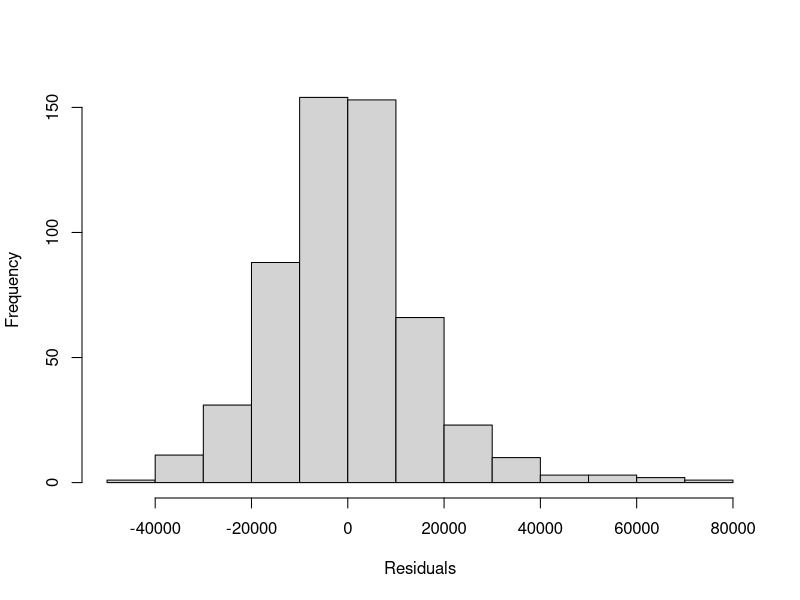
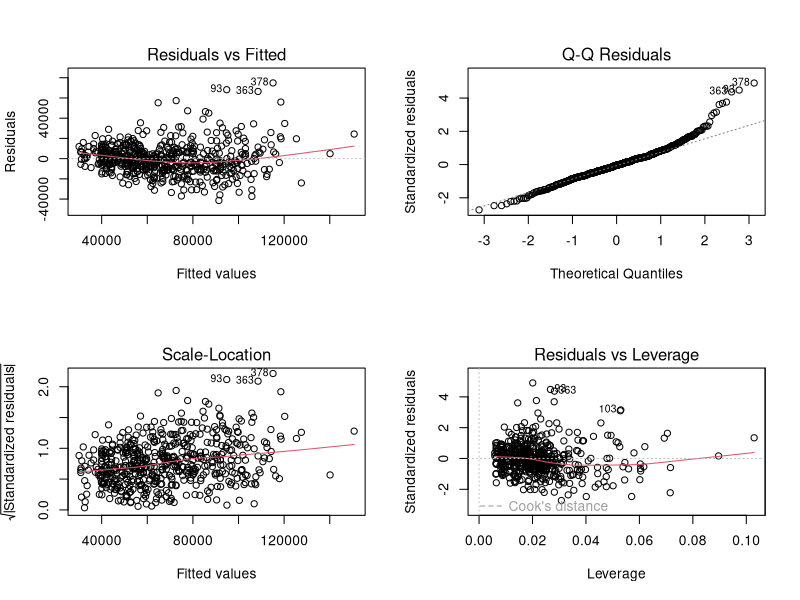
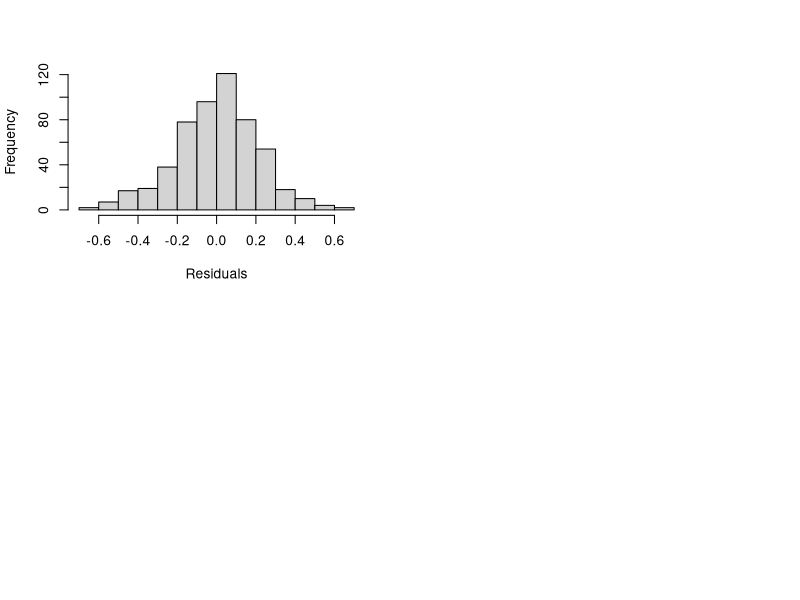
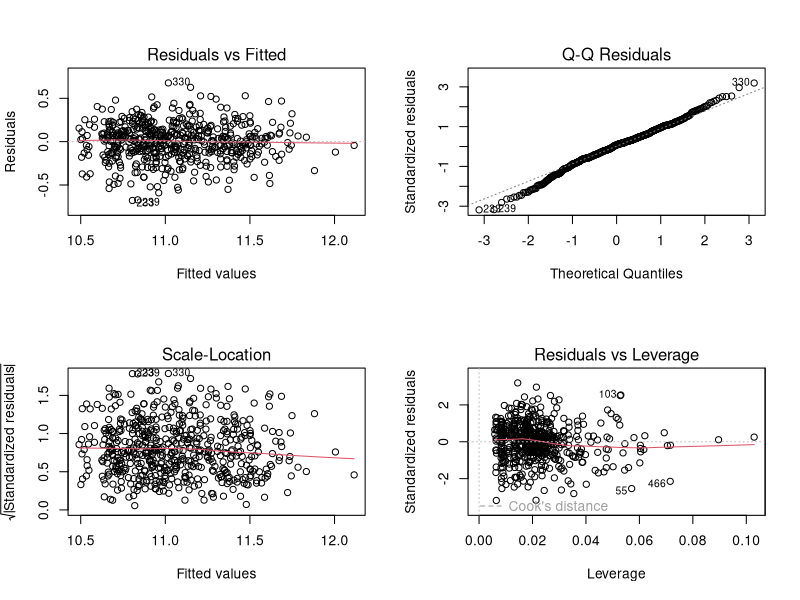

Source code (R) for these figures, in order:
## ---- chunk 1
library(tidyverse)
data <- read.csv2("Case_HousePrices-round1.txt", sep = "\t")
knitr::opts_chunk$set(echo = TRUE)
## ---- chunk 2
houses.lm <- lm("sell ~ lot + bdms + fb + sty + drv + rec + ffin + ghw + ca + gar + reg", data)
summary(houses.lm)
## ---- chunk 3
houses.res <- residuals.lm(houses.lm)
hist(houses.res, xlab = "Residuals", main = "")
## ---- chunk 4
par(mfrow = c(2, 2))
plot(houses.lm)
## ---- chunk 5
houses.lm <- lm("log(sell) ~ lot + bdms + fb + sty + drv + rec + ffin + ghw + ca + gar + reg", data)
summary(houses.lm)
## ---- chunk 6
houses.res <- residuals.lm(houses.lm)
hist(houses.res, xlab = "Residuals", main = "")
## ---- chunk 7
par(mfrow = c(2, 2))
plot(houses.lm)
## ---- chunk 8
houses.lm <- lm("log(sell) ~ log(lot) + bdms + fb + sty + drv + rec + ffin + ghw + ca + gar + reg", data)
summary(houses.lm)
## ---- chunk 9
houses.lm <- lm("log(lot) ~ log(sell) + bdms + fb + sty + drv + rec + ffin + ghw + ca + gar + reg", data)
summary(houses.lm)
## ---- chunk 10
houses.lm <- lm("log(lot) ~ log(sell) + sty + drv + ffin + gar", data)
summary(houses.lm)
## ---- chunk 11
houses.lm <- lm("log(sell) ~ lot + bdms + fb + sty + drv + rec + ffin + ghw + ca + gar + reg", data[1:400,])
houses.yhat <- predict(houses.lm, data[400:nrow(data),])
error <- houses.yhat - log(data[400:nrow(data),]$sell)
mae <- mean(abs(error))
mae
